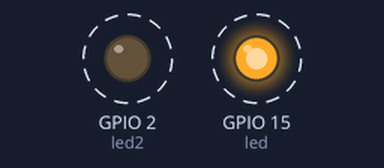
Recording of a program running on a simulated ESP32 board running MicroPython. Parts: output pins drawn as LEDs (lit = HIGH). Dashed ring = blinking. What the program prints to the serial console is not drawn.

Above: at 0.5 s.
Timing chart, 0 to 4.6 s (numbered marks = the images above):
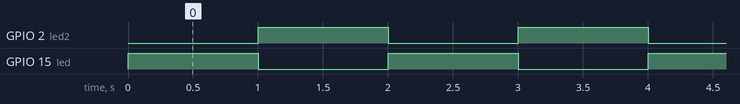

The program:

code.py
```python
from machine import Pin
from utime import sleep

print("Hello, ESP32!")

espera = 1

led = Pin(15, Pin.OUT)
led2 = Pin(2, Pin.OUT)

while True:
  led.on()
  sleep(espera)
  led.off()
  led2.on()
  sleep(espera)
  led2.off()
```

Measured:
- by itself, GPIO 2 (led2), GPIO 15 (led): alternates HIGH for 1.0 s and LOW for 1.0 s
